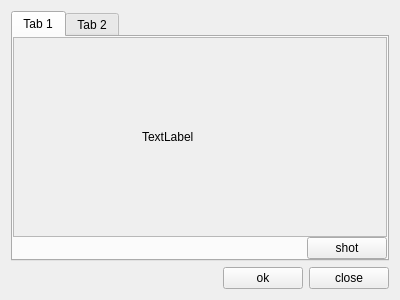
<?xml version="1.0" encoding="UTF-8"?>
<ui version="4.0">
 <class>Widget</class>
 <widget class="QWidget" name="Widget">
  <property name="geometry">
   <rect>
    <x>0</x>
    <y>0</y>
    <width>400</width>
    <height>300</height>
   </rect>
  </property>
  <property name="windowTitle">
   <string>Widget</string>
  </property>
  <layout class="QVBoxLayout" name="verticalLayout">
   <item>
    <widget class="QTabWidget" name="tabWidget">
     <property name="currentIndex">
      <number>0</number>
     </property>
     <widget class="QWidget" name="tab">
      <attribute name="title">
       <string>Tab 1</string>
      </attribute>
      <layout class="QVBoxLayout" name="verticalLayout_2">
       <property name="spacing">
        <number>0</number>
       </property>
       <property name="leftMargin">
        <number>0</number>
       </property>
       <property name="topMargin">
        <number>0</number>
       </property>
       <property name="rightMargin">
        <number>0</number>
       </property>
       <property name="bottomMargin">
        <number>0</number>
       </property>
       <item>
        <widget class="QScrollArea" name="scrollArea">
         <property name="widgetResizable">
          <bool>true</bool>
         </property>
         <widget class="QWidget" name="scrollAreaWidgetContents_2">
          <property name="geometry">
           <rect>
            <x>0</x>
            <y>0</y>
            <width>368</width>
            <height>171</height>
           </rect>
          </property>
          <layout class="QVBoxLayout" name="verticalLayout_3">
           <item>
            <spacer name="verticalSpacer_2">
             <property name="orientation">
              <enum>Qt::Vertical</enum>
             </property>
             <property name="sizeHint" stdset="0">
              <size>
               <width>20</width>
               <height>40</height>
              </size>
             </property>
            </spacer>
           </item>
           <item>
            <layout class="QHBoxLayout" name="horizontalLayout_3">
             <item>
              <spacer name="horizontalSpacer_4">
               <property name="orientation">
                <enum>Qt::Horizontal</enum>
               </property>
               <property name="sizeHint" stdset="0">
                <size>
                 <width>40</width>
                 <height>20</height>
                </size>
               </property>
              </spacer>
             </item>
             <item>
              <widget class="QLabel" name="labelPixmap">
               <property name="sizePolicy">
                <sizepolicy hsizetype="Expanding" vsizetype="Expanding">
                 <horstretch>0</horstretch>
                 <verstretch>0</verstretch>
                </sizepolicy>
               </property>
               <property name="text">
                <string>TextLabel</string>
               </property>
              </widget>
             </item>
             <item>
              <spacer name="horizontalSpacer_3">
               <property name="orientation">
                <enum>Qt::Horizontal</enum>
               </property>
               <property name="sizeHint" stdset="0">
                <size>
                 <width>40</width>
                 <height>20</height>
                </size>
               </property>
              </spacer>
             </item>
            </layout>
           </item>
           <item>
            <spacer name="verticalSpacer">
             <property name="orientation">
              <enum>Qt::Vertical</enum>
             </property>
             <property name="sizeHint" stdset="0">
              <size>
               <width>20</width>
               <height>40</height>
              </size>
             </property>
            </spacer>
           </item>
          </layout>
         </widget>
        </widget>
       </item>
       <item>
        <layout class="QHBoxLayout" name="horizontalLayout_2">
         <property name="spacing">
          <number>0</number>
         </property>
         <item>
          <spacer name="horizontalSpacer_2">
           <property name="orientation">
            <enum>Qt::Horizontal</enum>
           </property>
           <property name="sizeHint" stdset="0">
            <size>
             <width>40</width>
             <height>20</height>
            </size>
           </property>
          </spacer>
         </item>
         <item>
          <widget class="QPushButton" name="btnShot">
           <property name="text">
            <string>shot</string>
           </property>
          </widget>
         </item>
        </layout>
       </item>
      </layout>
     </widget>
     <widget class="QWidget" name="tab_2">
      <attribute name="title">
       <string>Tab 2</string>
      </attribute>
     </widget>
    </widget>
   </item>
   <item>
    <layout class="QHBoxLayout" name="horizontalLayout">
     <item>
      <spacer name="horizontalSpacer">
       <property name="orientation">
        <enum>Qt::Horizontal</enum>
       </property>
       <property name="sizeHint" stdset="0">
        <size>
         <width>40</width>
         <height>20</height>
        </size>
       </property>
      </spacer>
     </item>
     <item>
      <widget class="QPushButton" name="pushButton">
       <property name="text">
        <string>ok</string>
       </property>
      </widget>
     </item>
     <item>
      <widget class="QPushButton" name="pushButton_2">
       <property name="text">
        <string>close</string>
       </property>
      </widget>
     </item>
    </layout>
   </item>
  </layout>
  <zorder>pushButton</zorder>
  <zorder>pushButton_2</zorder>
  <zorder>horizontalSpacer</zorder>
  <zorder>tabWidget</zorder>
  <zorder></zorder>
 </widget>
 <layoutdefault spacing="6" margin="11"/>
 <resources/>
 <connections/>
</ui>
